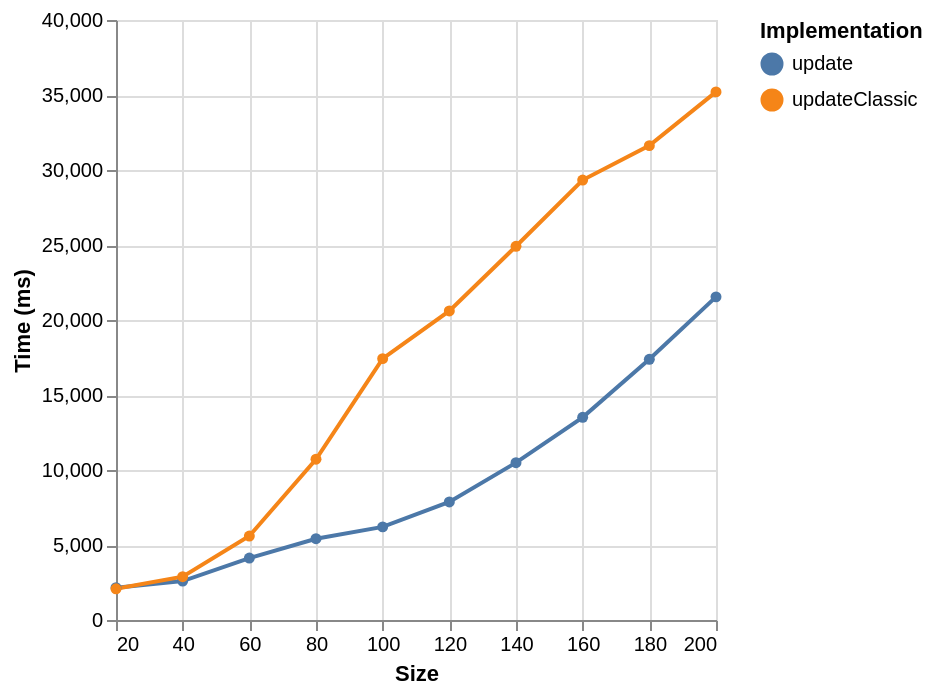

The specification (Vega-Lite) saved for this image:
### Vega specification from a JSON file in a GitHub repository (floating-point values rounded to 4 significant figures)
{"$schema": "https://vega.github.io/schema/vega/v6.json", "background": "white", "padding": 5, "width": 300, "height": 300, "style": "cell", "data": [{"name": "source_0", "values": [{"ms": 2154, "series": "update", "size": 20}, {"ms": 2593, "series": "update", "size": 40}, {"ms": 4131, "series": "update", "size": 60}, {"ms": 5419, "series": "update", "size": 80}, {"ms": 6207, "series": "update", "size": 100}, {"ms": 7867, "series": "update", "size": 120}, {"ms": 10489, "series": "update", "size": 140}, {"ms": 13513, "series": "update", "size": 160}, {"ms": 17381, "series": "update", "size": 180}, {"ms": 21543, "series": "update", "size": 200}, {"ms": 2078, "series": "updateClassic", "size": 20}, {"ms": 2886, "series": "updateClassic", "size": 40}, {"ms": 5598, "series": "updateClassic", "size": 60}, {"ms": 10718, "series": "updateClassic", "size": 80}, {"ms": 17425, "series": "updateClassic", "size": 100}, {"ms": 20604, "series": "updateClassic", "size": 120}, {"ms": 24916, "series": "updateClassic", "size": 140}, {"ms": 29327, "series": "updateClassic", "size": 160}, {"ms": 31624, "series": "updateClassic", "size": 180}, {"ms": 35208, "series": "updateClassic", "size": 200}]}, {"name": "data_0", "source": "source_0", "transform": [{"type": "formula", "expr": "toNumber(datum[\"size\"])", "as": "size"}]}, {"name": "data_1", "source": "data_0", "transform": [{"type": "filter", "expr": "isValid(datum[\"size\"]) && isFinite(+datum[\"size\"]) && isValid(datum[\"ms\"]) && isFinite(+datum[\"ms\"])"}]}], "marks": [{"name": "layer_0_pathgroup", "type": "group", "from": {"facet": {"name": "faceted_path_layer_0_main", "data": "data_0", "groupby": ["series"]}}, "encode": {"update": {"width": {"field": {"group": "width"}}, "height": {"field": {"group": "height"}}}}, "marks": [{"name": "layer_0_marks", "type": "line", "style": ["line"], "sort": {"field": "x"}, "from": {"data": "faceted_path_layer_0_main"}, "encode": {"update": {"stroke": {"scale": "color", "field": "series"}, "description": {"signal": "\"Size: \" + (format(datum[\"size\"], \"\")) + \"; Time (ms): \" + (format(datum[\"ms\"], \"\")) + \"; series: \" + (isValid(datum[\"series\"]) ? isArray(datum[\"series\"]) ? join(datum[\"series\"], ' ') : datum[\"series\"] : \"\"+datum[\"series\"])"}, "x": {"scale": "x", "field": "size"}, "y": {"scale": "y", "field": "ms"}, "defined": {"signal": "isValid(datum[\"size\"]) && isFinite(+datum[\"size\"]) && isValid(datum[\"ms\"]) && isFinite(+datum[\"ms\"])"}}}}]}, {"name": "layer_1_marks", "type": "symbol", "style": ["point"], "from": {"data": "data_1"}, "encode": {"update": {"opacity": {"value": 1}, "fill": {"scale": "color", "field": "series"}, "ariaRoleDescription": {"value": "point"}, "description": {"signal": "\"Size: \" + (format(datum[\"size\"], \"\")) + \"; Time (ms): \" + (format(datum[\"ms\"], \"\")) + \"; series: \" + (isValid(datum[\"series\"]) ? isArray(datum[\"series\"]) ? join(datum[\"series\"], ' ') : datum[\"series\"] : \"\"+datum[\"series\"])"}, "x": {"scale": "x", "field": "size"}, "y": {"scale": "y", "field": "ms"}}}}], "scales": [{"name": "x", "type": "linear", "domain": [20, 200], "range": [0, {"signal": "width"}], "zero": false}, {"name": "y", "type": "linear", "domain": {"fields": [{"data": "data_0", "field": "ms"}, {"data": "data_1", "field": "ms"}]}, "range": [{"signal": "height"}, 0], "nice": true, "zero": true}, {"name": "color", "type": "ordinal", "domain": {"fields": [{"data": "data_0", "field": "series"}, {"data": "data_1", "field": "series"}], "sort": true}, "range": "category"}], "axes": [{"scale": "x", "orient": "bottom", "tickCount": 10, "values": [20, 40, 60, 80, 100, 120, 140, 160, 180, 200], "gridScale": "y", "grid": true, "domain": false, "labels": false, "aria": false, "maxExtent": 0, "minExtent": 0, "ticks": false, "zindex": 0}, {"scale": "y", "orient": "left", "gridScale": "x", "grid": true, "tickCount": {"signal": "ceil(height/40)"}, "domain": false, "labels": false, "aria": false, "maxExtent": 0, "minExtent": 0, "ticks": false, "zindex": 0}, {"scale": "x", "orient": "bottom", "grid": false, "title": "Size", "tickCount": 10, "values": [20, 40, 60, 80, 100, 120, 140, 160, 180, 200], "labelFlush": true, "labelOverlap": true, "zindex": 0}, {"scale": "y", "orient": "left", "grid": false, "title": "Time (ms)", "labelOverlap": true, "tickCount": {"signal": "ceil(height/40)"}, "zindex": 0}], "legends": [{"orient": "right", "symbolLimit": 30, "title": "Implementation", "stroke": "color", "symbolType": "circle", "fill": "color", "encode": {"symbols": {"update": {"opacity": {"value": 1}}}}}]}
